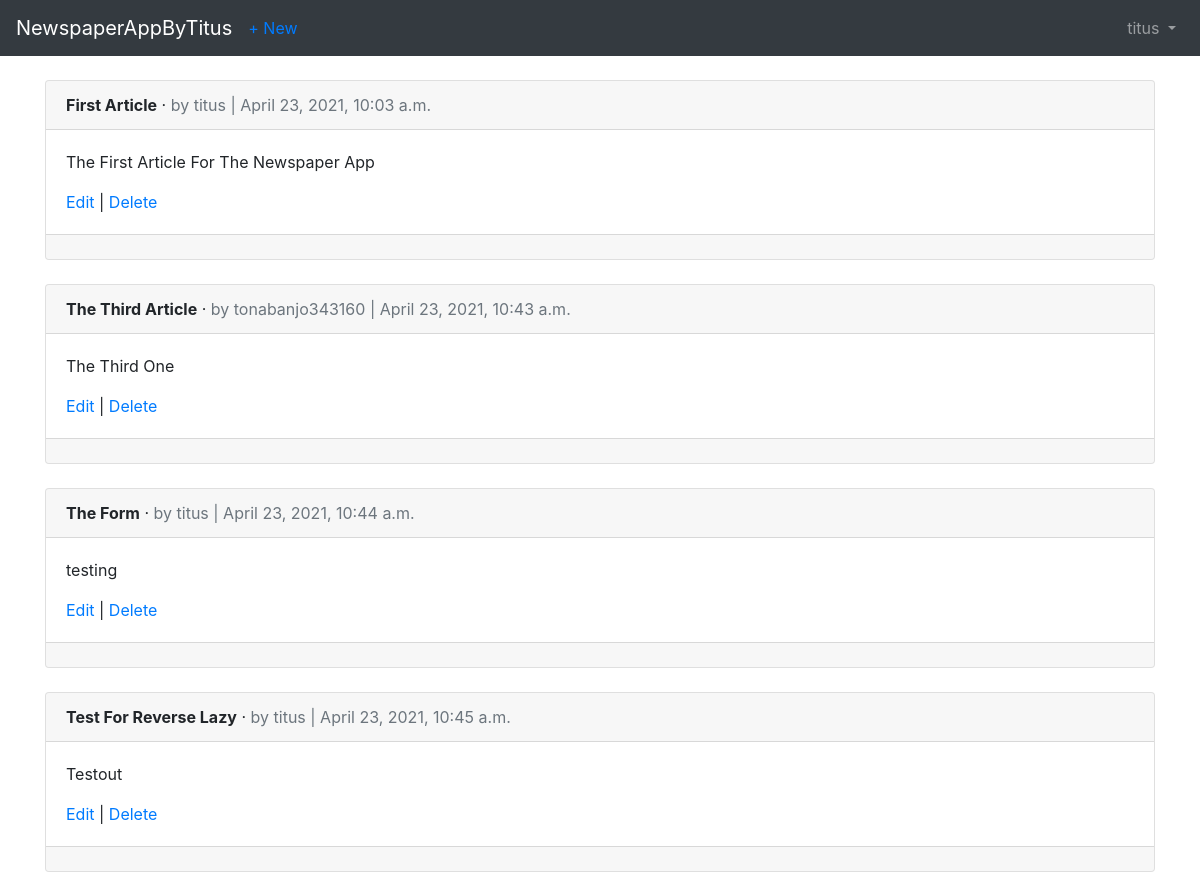
The page /articles/ (signed in) on the database as committed earlier.
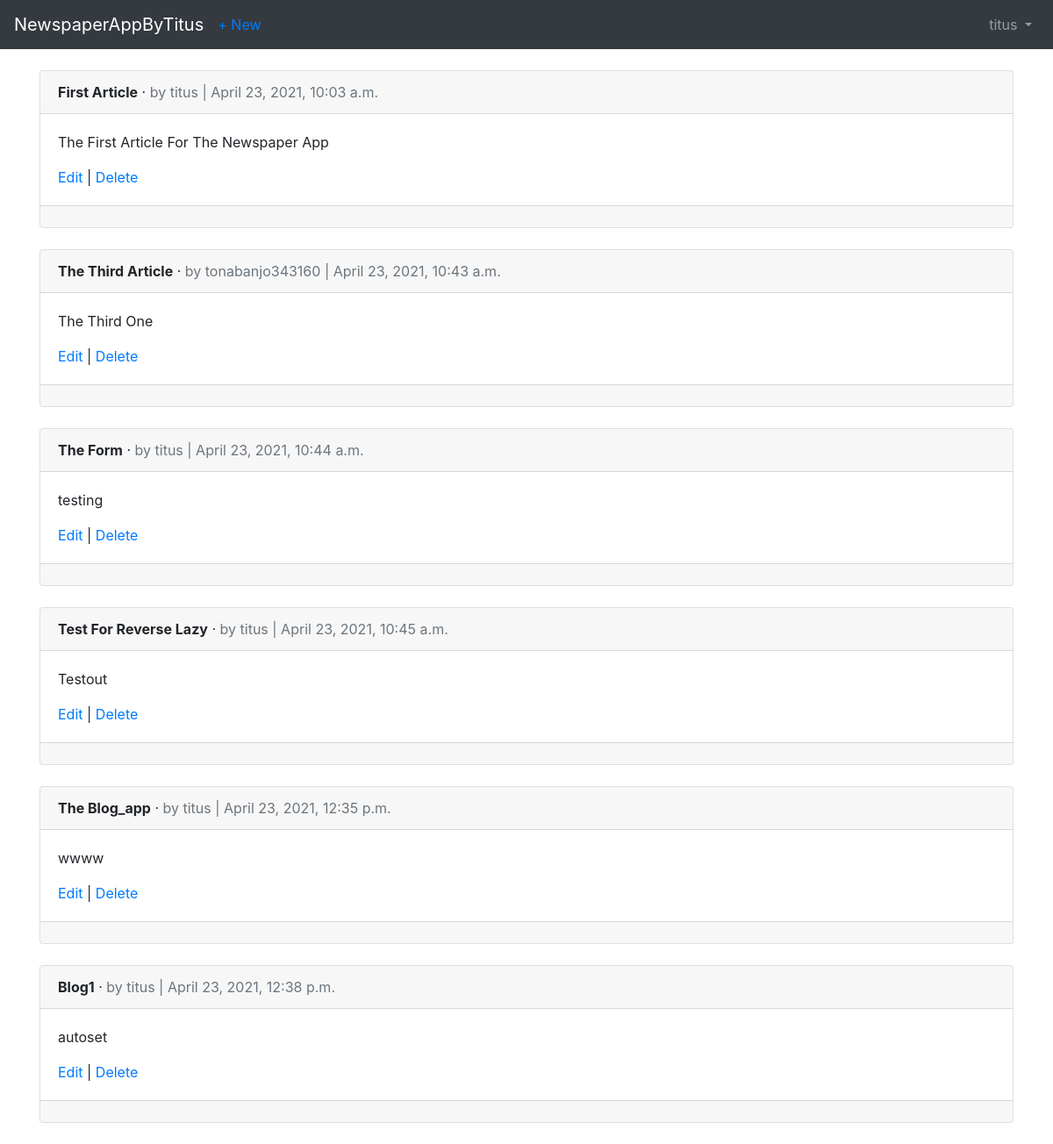
The same page on the database as committed later.
### articles/models.py (models this page shows, shortened)
class Article(models.Model):
    title = models.CharField(max_length=255)
    body = models.TextField()
    date = models.DateTimeField(auto_now_add=True)
    author = models.ForeignKey(
        get_user_model(),
        on_delete=models.CASCADE,
    )

### users/models.py (models this page shows)
class CustomUser(AbstractUser):
    age = models.PositiveIntegerField(null=True, blank=True)

### articles/views.py (the view)
# urls.py: path('', ArticleListView.as_view(), name='article_list'),
class ArticleListView(LoginRequiredMixin, ListView):
    model = Article
    template_name = 'article_list.html'
    login_url = 'login'

### templates/article_list.html (shortened to what this page needs)
<!DOCTYPE html>
<html lang="en">
<head>
</head>
<body>
{% extends 'base.html' %}
{% block content %}
{% for article in object_list %}
<div class="card">
<div class="card-header">
<span class="font-weight-bold">{{ article.title }}</span> &middot;
<span class="text-muted">by {{ article.author }} |
{{ article.date }}</span>
</div>
<div class="card-body">
<p>{{ article.body }}</p>
<a href="{% url 'article_edit' article.pk %}">Edit</a> |
<a href="{% url 'article_delete' article.pk %}">Delete</a>
</div>
<div class="card-footer">
</div>
</div>
<br />
{% endfor %}
{% endblock content %}

Rows that differ between the two databases and show on the page:
added Article: title "The Blog_app", author "titus", date "April 23, 2021, 12:35 p.m.", body "wwww"
added Article: title "Blog1", author "titus", date "April 23, 2021, 12:38 p.m.", body "autoset"
